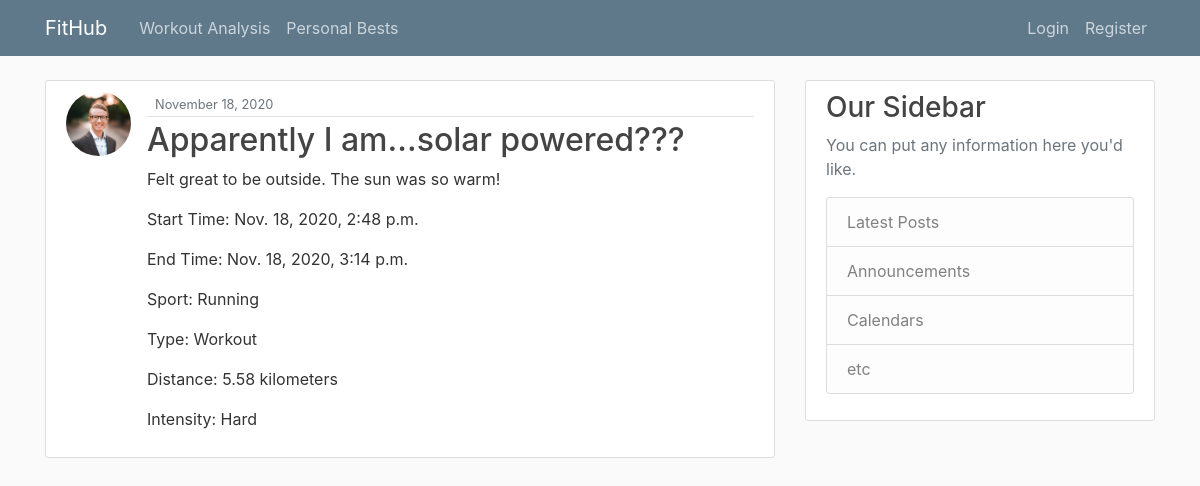
The app's page /post/2/ with its own data.
### blog/models.py (models this page shows, shortened)
class Workout(models.Model):
    date = models.DateTimeField(default=timezone.now)
    start_time = models.DateTimeField(default=timezone.now)
    end_time = models.DateTimeField(default=timezone.now)
    title = models.CharField(max_length=75)
    description = models.TextField()
    class SportChoices(models.TextChoices):
        CYCLING = 'Cycling', _('Cycling')
        HIKING = 'Hiking', _('Hiking')
        LIFTING = 'Lifting Weights', _('Lifting Weights')
        RUNNING = 'Running', _('Running')
        SWIMMING = 'Swimming', _('Swimming')
        WALKING = 'Walking', _('Walking')
        YOGA = 'Yoga', _('Yoga')
    sport = models.CharField(
        max_length=15,
        choices=SportChoices.choices,
        default=SportChoices.RUNNING,
        blank=False
    )
    class TypeChoices(models.TextChoices):
        DISTANCE = 'Distance', _('Distance')
        INTERVAL = 'Interval', _('Interval')
        NONE = 'None', _('None')
        RACE = 'Race', _('Race')
        STRESS = 'Stress Relief', _('Stress Relief')
        TYPE_WORKOUT = 'Workout', _('Workout')
    type = models.CharField(
        max_length=15,
        choices=TypeChoices.choices,
        default=TypeChoices.NONE,
        blank=False
    )
    distance = models.DecimalField(max_digits=5, decimal_places=2)
    class MetChoices(models.TextChoices):
        EASY = 'Easy', _('Easy')
        MODERATE = 'Medium', _('Moderate')
        HARD = 'Hard', _('Hard')
    workout_intensity = models.CharField(
        max_length=10,
        choices=MetChoices.choices,
        default=MetChoices.MODERATE,
        blank=False
    )
    athlete = models.ForeignKey(User, on_delete=models.CASCADE)

### users/models.py (models this page shows, shortened)
class Profile(models.Model):
	user = models.OneToOneField(User, on_delete = models.CASCADE)
	image = models.ImageField(default='default.jpg', upload_to='profile_pics')

### blog/views.py (the view)
# urls.py: path("post/<int:pk>/",PostDetailView.as_view(), name="workout-detail"), # pk = primarykey
class PostDetailView(DetailView):
    model = Workout

### blog/templates/blog/workout_detail.html (shortened to what this page needs)
{% extends "blog/base.html" %}
	{% block content %}
	    	<article class="media content-section">
	    		<img class="rounded-circle article-img" src="{{workout.athlete.profile.image.url}}">
			  <div class="media-body">
			    <div class="article-metadata">
			      <small class="text-muted">{{ workout.date | date:"F d, Y" }}</small>
			    </div>
			    <h2 class="article-title">{{ workout.title }}</h2>
			    <p class="article-content">{{ workout.description }}</p>
                <p class="article-content"> Start Time: {{ workout.start_time }}</p>
                <p class="article-content"> End Time: {{ workout.end_time }}</p>
                <p class="article-content"> Sport: {{ workout.sport }}</p>
                <p class="article-content"> Type: {{ workout.type }}</p>
                <p class="article-content"> Distance: {{ workout.distance }} kilometers</p>
                <p class="article-content"> Intensity: {{ workout.workout_intensity }}</p>
			  </div>
			</article>
	{%endblock content%}

### blog/static/blog/main.css (style rules this page uses)
body { background: #fafafa; color: #333333; margin-top: 5rem; }
h1, h2, h3, h4, h5, h6 { color: #444444; }
.content-section { background: #ffffff; padding: 10px 20px; border: 1px solid #dddddd; border-radius: 3px; margin-bottom: 20px; }
.article-title { color: #444444; }
.article-content { white-space: pre-line; }
.article-img { height: 65px; width: 65px; margin-right: 16px; }
.article-metadata { padding-bottom: 1px; margin-bottom: 4px; border-bottom: 1px solid #e3e3e3 }

### records on screen
Workout: athlete.profile.image (picture), date "November 18, 2020", title "Apparently I am...solar powered???", description "Felt great to be outside. The sun was so warm!", start_time "Nov. 18, 2020, 2:48 p.m.", end_time "Nov. 18, 2020, 3:14 p.m.", sport "Running", type "Workout", distance "5.58", workout_intensity "Hard"
